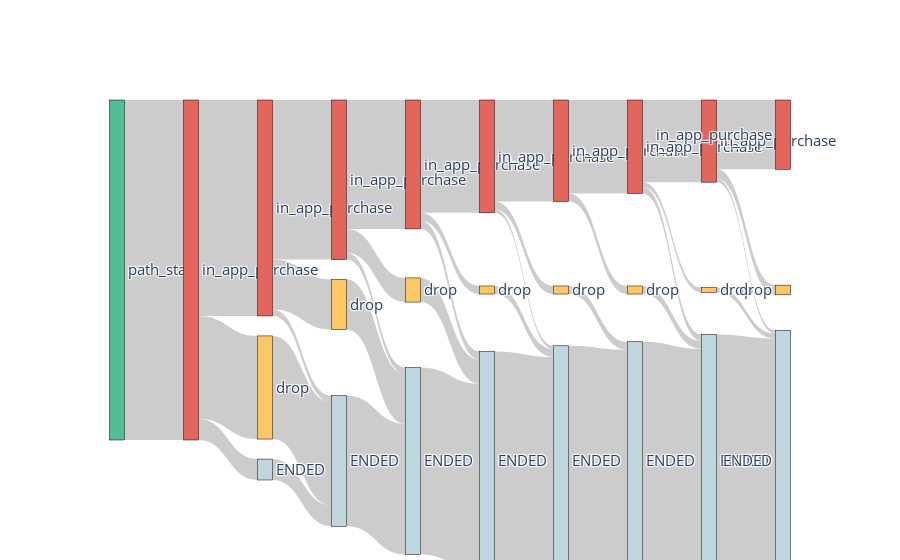

Here is the notebook cell this chart was saved with:
### Code cell
Eventstream(ads_stream).step_sankey(
    max_steps=10,
    show_plot=True,
)

### Figure 1 — Plotly figure (JSON) as saved in the notebook; plotly's stock layout.template omitted (floating-point values rounded to 4 significant figures)
{"data": [{"arrangement": "snap", "link": {"hovertemplate": "%{value} unique users went from %{source.label} to %{target.label}.<br /><br />It took them %{label} in average.<extra></extra>", "label": ["0 days 00:00:00", "0 days 00:03:15", "0 days 00:06:06", "0 days 00:00:00", "0 days 00:01:33", "0 days 00:05:29", "0 days 00:00:00", "0 days 00:00:00", "0 days 00:00:00", "0 days 00:01:27", "0 days 00:04:04", "0 days 00:00:00", "0 days 00:00:00", "0 days 00:00:00", "0 days 00:00:49", "0 days 00:00:00", "0 days 00:01:54", "0 days 00:00:00", "0 days 00:00:00", "0 days 00:00:58", "0 days 00:01:19", "0 days 00:00:00", "0 days 00:00:00", "0 days 00:00:00", "0 days 00:01:25", "0 days 00:02:27", "0 days 00:00:00", "0 days 00:00:00", "0 days 00:01:11", "0 days 00:00:00", "0 days 00:06:38", "0 days 00:00:00", "0 days 00:00:00", "0 days 00:00:52", "0 days 00:01:43", "0 days 00:00:00", "0 days 00:00:00", "0 days 00:00:00"], "source": [0, 1, 1, 1, 2, 2, 2, 3, 4, 5, 5, 5, 6, 7, 8, 8, 8, 9, 10, 11, 11, 11, 12, 13, 14, 14, 15, 16, 17, 17, 17, 18, 19, 20, 20, 20, 21, 22], "target": [1, 2, 3, 4, 5, 6, 7, 7, 7, 8, 9, 10, 10, 10, 11, 13, 12, 13, 13, 14, 15, 16, 16, 16, 17, 18, 19, 19, 20, 22, 21, 22, 22, 23, 24, 25, 25, 25], "value": [211, 134, 64, 13, 99, 31, 4, 64, 13, 80, 15, 4, 31, 81, 70, 5, 5, 15, 116, 63, 5, 2, 5, 136, 58, 5, 5, 143, 51, 4, 3, 5, 148, 43, 6, 2, 3, 157]}, "node": {"color": ["rgb(80, 190, 151)", "rgb(228, 101, 92)", "rgb(228, 101, 92)", "rgb(252, 200, 101)", "rgb(191, 214, 222)", "rgb(228, 101, 92)", "rgb(252, 200, 101)", "rgb(191, 214, 222)", "rgb(228, 101, 92)", "rgb(252, 200, 101)", "rgb(191, 214, 222)", "rgb(228, 101, 92)", "rgb(252, 200, 101)", "rgb(191, 214, 222)", "rgb(228, 101, 92)", "rgb(252, 200, 101)", "rgb(191, 214, 222)", "rgb(228, 101, 92)", "rgb(252, 200, 101)", "rgb(191, 214, 222)", "rgb(228, 101, 92)", "rgb(252, 200, 101)", "rgb(191, 214, 222)", "rgb(228, 101, 92)", "rgb(252, 200, 101)", "rgb(191, 214, 222)"], "customdata": [100.0, 100.0, 63.51, 30.33, 6.16, 46.92, 14.69, 38.39, 37.91, 7.11, 54.98, 33.18, 2.37, 64.45, 29.86, 2.37, 67.77, 27.49, 2.37, 70.14, 24.17, 1.42, 74.41, 20.38, 2.84, 76.78], "hovertemplate": "Total unique users: %{value} (%{customdata}% of total)<extra></extra>", "label": ["path_start", "in_app_purchase", "in_app_purchase", "drop", "ENDED", "in_app_purchase", "drop", "ENDED", "in_app_purchase", "drop", "ENDED", "in_app_purchase", "drop", "ENDED", "in_app_purchase", "drop", "ENDED", "in_app_purchase", "drop", "ENDED", "in_app_purchase", "drop", "ENDED", "in_app_purchase", "drop", "ENDED"], "line": {"color": "black", "width": 0.5}, "pad": 20, "thickness": 15, "x": [0.05, 0.15, 0.25, 0.25, 0.25, 0.35, 0.35, 0.35, 0.45, 0.45, 0.45, 0.55, 0.55, 0.55, 0.65, 0.65, 0.65, 0.75, 0.75, 0.75, 0.85, 0.85, 0.85, 0.95, 0.95, 0.95], "y": [0.05, 0.05, 0.05, 0.5, 0.95, 0.05, 0.5, 0.95, 0.05, 0.5, 0.95, 0.05, 0.5, 0.95, 0.05, 0.5, 0.95, 0.05, 0.5, 0.95, 0.05, 0.5, 0.95, 0.05, 0.5, 0.95]}, "type": "sankey"}], "layout": {"font": {"size": 15}, "plot_bgcolor": "white", "autosize": true}}
